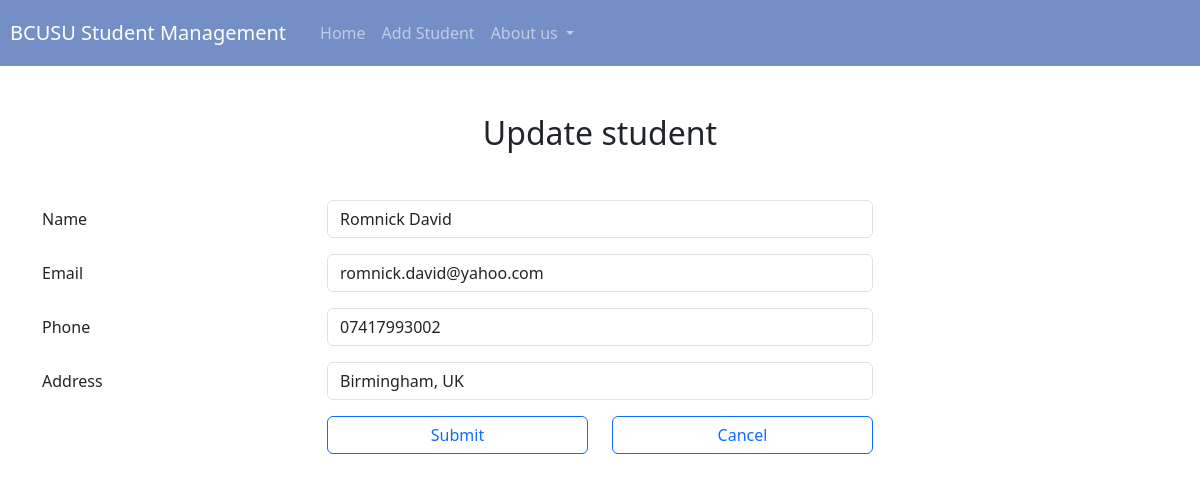
Page /edit-student.php?id=1 on the committed database.
### tables this page shows
CREATE TABLE `student` (
  `id` int(11) NOT NULL,
  `name` varchar(255) NOT NULL,
  `email` varchar(255) NOT NULL,
  `phone` varchar(255) NOT NULL,
  `address` varchar(255) NOT NULL,
  `created_at` timestamp NOT NULL DEFAULT current_timestamp() ON UPDATE current_timestamp()
);

### edit-student.php (the view, shortened to what this page needs)
<?php
	require_once("db.php");
    $name = "";
    $email = "";
    $phone = "";
    $address = "";
    if ($_SERVER['REQUEST_METHOD'] == 'GET') {
        $id = $_GET["id"];
        $sql = "SELECT * FROM student WHERE id=$id";
        $result = $connection->query($sql);
        $row = $result->fetch_assoc();
        $name =$row["name"];
        $email =$row["email"];
        $phone =$row["phone"];
        $address =$row["address"];
    }
?>
<!DOCTYPE html>
<html lang="en">
<head>
    <link rel="stylesheet" href="https://cdn.jsdelivr.net/npm/bootstrap@5.3.2/dist/css/bootstrap.min.css
">
</head>
<body>
<nav class="navbar navbar-expand-lg navbar-dark mycolor">
		<a class="navbar-brand" style="padding:10px" href="index.php">BCUSU Student Management</a>
		<div class="collapse navbar-collapse" id="navbarSupportedContent">
			<ul class="navbar-nav mr-auto">
				<li class="nav-item active"><a class="nav-link" href="index.php">Home
				</a></li>
				<li class="nav-item active"><a class="nav-link" href="./create-new-student.php">Add
						Student</a></li>
				<li class="nav-item dropdown"><a
					class="nav-link dropdown-toggle" href="#" id="navbarDropdown"
					role="button" data-toggle="dropdown" aria-haspopup="true"
					aria-expanded="false"> About us </a>
					</li>
			</ul>
		</div>
	</nav>
    <div class="container my-5">
        <h2 class="text-center mb-5">Update student</h2>
        <form method="post">
                <div class="row mb-3">
                    <label for="" class="col-sm-3 col-form-label">Name</label>
                    <div class="col-sm-6">
                        <input type="text"  class="form-control" name="name" value="<?php echo $name; ?>">
                    </div>
                </div>
                <div class="row mb-3">
                    <label for="" class="col-sm-3 col-form-label">Email</label>
                    <div class="col-sm-6">
                        <input type="email"  class="form-control" name="email" value="<?php echo $email; ?>">
                    </div>
                </div>
                <div class="row mb-3">
                    <label for="" class="col-sm-3 col-form-label">Phone</label>
                    <div class="col-sm-6">
                        <input type="text"  class="form-control" name="phone" value="<?php echo $phone; ?>">
                    </div>
                </div>
                <div class="row mb-3">
                    <label for="" class="col-sm-3 col-form-label">Address</label>
                    <div class="col-sm-6">
                        <input type="text"  class="form-control" name="address" value="<?php echo $address; ?>">
                    </div>
                </div>
                <div class="row mb-3">
                    <div class="offset-sm-3 col-sm-3 d-grid">
                        <button type="submit" class="btn btn-outline-primary">Submit</button>
                    </div>
                    <div class="col-sm-3 d-grid">
                        <a href="./index.php" class="btn btn-outline-primary" role="button">Cancel</a>
                    </div>
                </div>
        </form>
    </div>
</body>
</html>

### edit-student.php (style rules this page uses)
* { padding: 0px; margin:0px; }
.navbar { margin: 0px; }
.mycolor { background: #748EC6; }

### rows in the picture
student: name "Romnick David", email "romnick.david@yahoo.com", phone "07417993002", address "Birmingham, UK"
